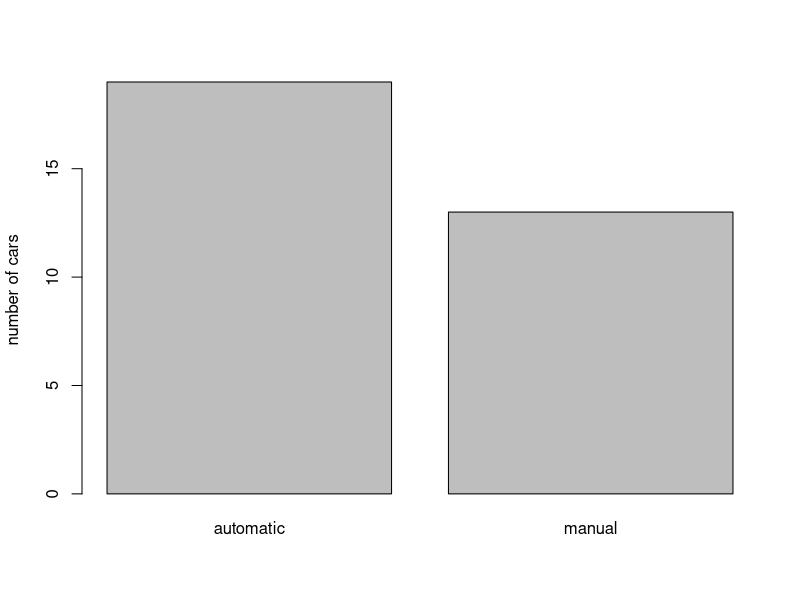

Generate this figure with R:
# vector of bar heights
height <- table(mtcars$am)
# Make a vector of the names of the bars called "barnames"
barnames <- c("automatic", "manual")
# Label the y axis "number of cars" and label the bars using barnames
barplot(height, ylab = 'number of cars', names.arg = barnames)